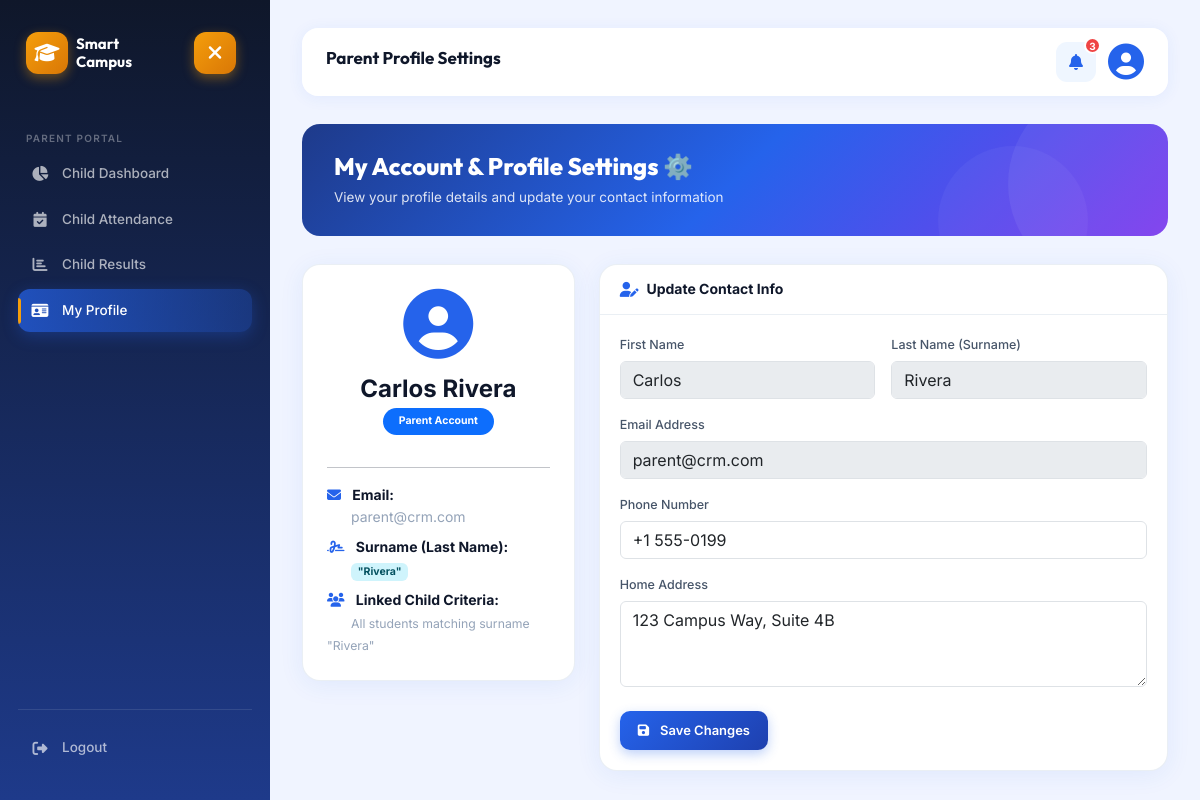
Screenshot of /parent/profile.php (signed in) with the database file from the repository.
### tables this page shows
CREATE TABLE IF NOT EXISTS `parents` (
  `id` INT AUTO_INCREMENT PRIMARY KEY,
  `college_id` INT DEFAULT 1,
  `college_name` VARCHAR(150) DEFAULT 'Smart Campus Main Institute',
  `first_name` VARCHAR(50),
  `last_name` VARCHAR(50),
  `full_name` VARCHAR(100) NOT NULL,
  `email` VARCHAR(100) NOT NULL,
  `phone` VARCHAR(20),
  `address` TEXT,
  `created_at` TIMESTAMP DEFAULT CURRENT_TIMESTAMP
);

### parent/profile.php (the view, shortened to what this page needs)
<?php
include "../config/db.php";
$email = $_SESSION['email'];
$parentRes = mysqli_query($conn, "SELECT * FROM parents WHERE email='".mysqli_real_escape_string($conn, $email)."'");
$parent = mysqli_fetch_assoc($parentRes);
$surname = $parent['last_name'] ?? end(explode(' ', trim($parent['full_name'])));
?>
<!DOCTYPE html>
<html lang="en">
<head>
<link href="https://cdn.jsdelivr.net/npm/bootstrap@5.3.3/dist/css/bootstrap.min.css" rel="stylesheet">
<link rel="stylesheet" href="https://cdnjs.cloudflare.com/ajax/libs/font-awesome/6.5.2/css/all.min.css">
<link rel="stylesheet" href="../assets/css/dashboard.css?v=5.0">
</head>
<body>
<?php include "../includes/sidebar.php"; ?>
<div class="main">
<?php $pageTitle = "Parent Profile Settings"; include "../includes/topbar.php"; ?>
<div class="page-header">
    <h1>My Account & Profile Settings ⚙️</h1>
    <p>View your profile details and update your contact information</p>
</div>
<div class="row g-4">
    <div class="col-md-4">
        <div class="crm-card text-center p-4">
            <div class="mb-3">
                <i class="fa-solid fa-circle-user fa-5x text-primary"></i>
            </div>
            <h4 class="mb-1 fw-bold"><?= htmlspecialchars($parent['full_name']) ?></h4>
            <span class="badge bg-primary px-3 py-2 rounded-pill mb-3">Parent Account</span>
            <hr>
            <div class="text-start">
                <p class="mb-2"><strong><i class="fa-solid fa-envelope me-2 text-primary"></i> Email:</strong> <br><span class="text-muted ms-4"><?= htmlspecialchars($parent['email']) ?></span></p>
                <p class="mb-2"><strong><i class="fa-solid fa-signature me-2 text-primary"></i> Surname (Last Name):</strong> <br><span class="badge bg-info-subtle text-info-emphasis ms-4">"<?= htmlspecialchars($surname) ?>"</span></p>
                <p class="mb-0"><strong><i class="fa-solid fa-users me-2 text-primary"></i> Linked Child Criteria:</strong> <br><small class="text-muted ms-4">All students matching surname "<?= htmlspecialchars($surname) ?>"</small></p>
            </div>
        </div>
    </div>
    <div class="col-md-8">
        <div class="crm-card">
            <div class="crm-card-header">
                <h4><i class="fa-solid fa-user-pen"></i> Update Contact Info</h4>
            </div>
            <div class="crm-card-body">
                <form action="profile.php" method="POST">
                    <div class="row g-3">
                        <div class="col-md-6">
                            <label class="form-label fw-medium">First Name</label>
                            <input type="text" class="form-control" value="<?= htmlspecialchars($parent['first_name'] ?? '') ?>" disabled>
                        </div>
                        <div class="col-md-6">
                            <label class="form-label fw-medium">Last Name (Surname)</label>
                            <input type="text" class="form-control" value="<?= htmlspecialchars($parent['last_name'] ?? '') ?>" disabled>
                        </div>
                        <div class="col-md-12">
                            <label class="form-label fw-medium">Email Address</label>
                            <input type="email" class="form-control" value="<?= htmlspecialchars($parent['email'] ?? '') ?>" disabled>
                        </div>
                        <div class="col-md-12">
                            <label class="form-label fw-medium">Phone Number</label>
                            <input type="text" name="phone" class="form-control" placeholder="+1 555-0199" value="<?= htmlspecialchars($parent['phone'] ?? '') ?>">
                        </div>
                        <div class="col-md-12">
                            <label class="form-label fw-medium">Home Address</label>
                            <textarea name="address" class="form-control" rows="3" placeholder="Enter home address..."><?= htmlspecialchars($parent['address'] ?? '') ?></textarea>
                        </div>
                    </div>
                    <button type="submit" name="update_profile" class="btn-crm-primary mt-4">
                        <i class="fa-solid fa-floppy-disk me-1"></i> Save Changes
                    </button>
                </form>
            </div>
        </div>
    </div>
</div>
</div>
</body>
</html>

### assets/css/dashboard.css (style rules this page uses)
:root { --primary: #2563EB; --primary-dark: #1E40AF; --primary-light: #EFF6FF; --accent: #F59E0B; --accent-dark: #D97706; --success: #10B981; --danger: #EF4444; --warning: #F59E0B; --info: #06B6D4; --purple: #8B5CF6; --pink: #EC4899; --sidebar-bg: linear-gradient(180deg,#0F172A 0%,#1E3A8A 100%); --body-bg: #F0F4FF; --card-bg: #FFFFFF; --card-radius: 18px; --card-shadow: 0 4px 24px rgba(37,99,235,0.08); --card-hover-shadow: 0 12px 40px rgba(37,99,235,0.18); --border: rgba(226,232,240,0.7); --text-primary: #0F172A; --text-secondary: #475569; --text-muted: #94A3B8; --sidebar-width: 270px; --topbar-h: 80px; --transition: all 0.3s cubic-bezier(0.4,0,0.2,1); }
*, *::before, *::after { margin: 0; padding: 0; box-sizing: border-box; }
body { background: var(--body-bg); color: var(--text-primary); font-family: 'Inter', sans-serif; font-size: 14px; line-height: 1.6; overflow-x: hidden; }
.main, .main-content { margin-left: var(--sidebar-width); width: calc(100% - var(--sidebar-width)); min-height: 100vh; padding: 28px 32px; background: var(--body-bg); transition: var(--transition); }
.header, .page-header { background: linear-gradient(135deg, #1E3A8A 0%, #2563EB 50%, #7C3AED 100%); padding: 28px 32px; border-radius: var(--card-radius); color: white; margin-bottom: 28px; position: relative; overflow: hidden; }
.header::before, .page-header::before { content: ''; position: absolute; top: -40px; right: -40px; width: 200px; height: 200px; background: rgba(255,255,255,0.06); border-radius: 50%; }
.header::after, .page-header::after { content: ''; position: absolute; bottom: -60px; right: 80px; width: 150px; height: 150px; background: rgba(255,255,255,0.04); border-radius: 50%; }
.header h1, .page-header h1 { font-family: 'Outfit', sans-serif; font-size: 24px; font-weight: 800; margin-bottom: 6px; position: relative; z-index: 1; }
.header p, .page-header p { font-size: 13.5px; opacity: 0.85; position: relative; z-index: 1; margin: 0; }
.crm-card { background: white; border-radius: var(--card-radius); box-shadow: var(--card-shadow); border: 1px solid var(--border); overflow: hidden; transition: var(--transition); }
.crm-card-header { padding: 16px 20px; display: flex; align-items: center; justify-content: space-between; border-bottom: 1px solid var(--border); }
.crm-card-header h4 { font-size: 14px; font-weight: 700; color: var(--text-primary); margin: 0; display: flex; align-items: center; gap: 8px; }
.crm-card-header h4 i { color: var(--primary); font-size: 15px; }
.crm-card-body { padding: 20px; }
.btn-crm-primary { background: linear-gradient(135deg, var(--primary), var(--primary-dark)); color: white; border: none; border-radius: 10px; padding: 9px 18px; font-size: 13px; font-weight: 600; cursor: pointer; display: inline-flex; align-items: center; gap: 7px; transition: var(--transition); text-decoration: none; box-shadow: 0 4px 12px rgba(37,99,235,0.3); }
.form-label { font-size: 12.5px; font-weight: 600; color: var(--text-secondary); margin-bottom: 6px; display: block; }
.mt-4 { margin-top: 24px !important; }
.mb-3 { margin-bottom: 16px !important; }
.text-muted { color: var(--text-muted) !important; }
.text-primary { color: var(--primary) !important; }
.fw-bold { font-weight: 700 !important; }
.rounded-pill { border-radius: 20px !important; }

### rows the page displays
parents: full_name "Carlos Rivera", email "parent@crm.com", last_name "Rivera", first_name "Carlos", phone "+1 555-0199", address "123 Campus Way, Suite 4B"

### other values shown
$titleText "Parent Profile Settings"
count($notifications) "3"
